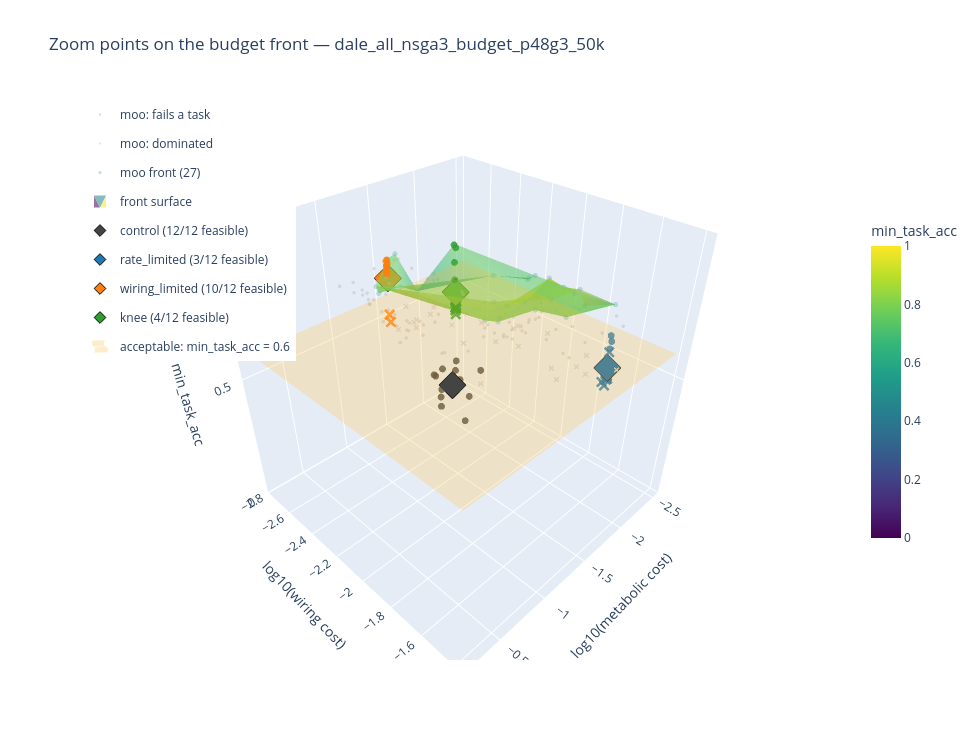

Here is the notebook cell this chart was saved with:
### Markdown cell above
## 0.1 The zoom points on the front (3D, interactive)

Background: every network of the `cmc.moo` run the points were picked from (`FRONT_DIR`; `None` = find the
run whose budgets match the zoom points). Light blue = front, silver = feasible but dominated, grey x = fails
the 0.6 cutoff. Coloured: every seed of each zoom point (x = infeasible seed); diamond = mean over seeds.
Coloured surface: the front, triangulated over (metabolic, wiring) and coloured by accuracy. Orange plane:
min_task_acc = 0.6. Accuracy axis 0-1. Drag to rotate, hover for values.

### Code cell
import plotly.graph_objects as go
from cmc.front import FEASIBLE_MIN_TASK_ACC, compute_front
from cmc.paths import MOO_RUNS_DIR

FRONT_DIR = None
OBJ = ("min_task_acc", "metabolic_cost", "wiring_cost")

def find_front_run():
    budgeted = {k: v for k, v in zsum["points"].items() if k in POINTS and v["rate_budget"] is not None}
    for run in sorted(MOO_RUNS_DIR.iterdir()):
        csv = run / "runs.csv"
        if not csv.exists() or "rate_budget" not in pd.read_csv(csv, nrows=1).columns:
            continue
        m = pd.read_csv(csv)
        if budgeted and all(np.any(np.isclose(m.rate_budget, v["rate_budget"]) & np.isclose(m.conn_budget, v["conn_budget"]))
                            for v in budgeted.values()):
            return run
    return None

FRONT_DIR = FRONT_DIR or find_front_run()
if FRONT_DIR is not None:
    moo = pd.read_csv(Path(FRONT_DIR) / "runs.csv").drop_duplicates(["x0", "x1"]).reset_index(drop=True)
    moo["is_feasible"] = moo.min_task_acc >= FEASIBLE_MIN_TASK_ACC
    moo["is_pareto"], _ = compute_front(moo.to_dict("records"), OBJ)
    print(f"front run: {Path(FRONT_DIR).name}  ({len(moo)} networks, {int(moo.is_feasible.sum())} feasible, "
          f"{int(moo.is_pareto.sum())} on the front)")
else:
    moo = pd.DataFrame(columns=list(OBJ) + ["conn_frac", "is_feasible", "is_pareto"])
    print("no moo run contains these budgets: plotting the zoom networks only")

def xyz(sub):
    return dict(x=np.log10(sub.metabolic_cost.astype(float)), y=np.log10(sub.wiring_cost.astype(float)),
                z=sub.min_task_acc.astype(float))

def hov(sub, label):
    seed = lambda r: f" seed {r.seed}" if hasattr(r, "seed") and label != "moo front" else ""
    budget = lambda r: (f"<br>budgets: rate {r.rate_budget:.4g}, wiring {r.conn_budget:.4g}"
                        if hasattr(r, "rate_budget") and pd.notna(r.rate_budget) else "")
    return [f"{label}{seed(r)}<br>min_task_acc={r.min_task_acc:.3f}<br>metabolic={r.metabolic_cost:.4f}  "
            f"wiring={r.wiring_cost:.4f}  conn_frac={r.conn_frac:.3f}{budget(r)}" for r in sub.itertuples()]

bad = moo[~moo.is_feasible.astype(bool)]
dom = moo[moo.is_feasible.astype(bool) & ~moo.is_pareto.astype(bool)]
fr = moo[moo.is_pareto.astype(bool)]
traces = [
    go.Scatter3d(**xyz(bad), mode="markers", name="moo: fails a task", marker=dict(size=2, color="lightgrey", symbol="x"), hoverinfo="skip"),
    go.Scatter3d(**xyz(dom), mode="markers", name="moo: dominated", marker=dict(size=2, color="silver", opacity=0.5), hoverinfo="skip"),
    go.Scatter3d(**xyz(fr), mode="markers", name=f"moo front ({len(fr)})", marker=dict(size=3, color="#9ecae1", opacity=0.7),
                 hovertext=hov(fr, "moo front"), hoverinfo="text"),
]
if len(fr) >= 3:
    # front as a surface: triangulated in the (metabolic, wiring) plane
    traces.append(go.Mesh3d(**xyz(fr), delaunayaxis="z", intensity=fr.min_task_acc.astype(float),
                            colorscale="Viridis", cmin=0, cmax=1, opacity=0.55, name="front surface",
                            showlegend=True, showscale=True, colorbar=dict(title="min_task_acc", x=1.02, len=0.6),
                            hoverinfo="skip"))
hex_ = lambda c: c if isinstance(c, str) else "#%02x%02x%02x" % tuple(int(255 * v) for v in c[:3])
for p in POINTS:
    sub = zoom[zoom.point == p]
    for feas_, sym in ((True, "circle"), (False, "x")):
        s_ = sub[sub.is_feasible == feas_]
        if len(s_):
            traces.append(go.Scatter3d(**xyz(s_), mode="markers", legendgroup=p, showlegend=False,
                                       marker=dict(size=4, color=hex_(COLORS[p]), symbol=sym, opacity=0.8),
                                       hovertext=hov(s_, p), hoverinfo="text"))
    m = sub[["metabolic_cost", "wiring_cost", "min_task_acc"]].mean()
    traces.append(go.Scatter3d(x=[np.log10(m.metabolic_cost)], y=[np.log10(m.wiring_cost)], z=[m.min_task_acc],
                               mode="markers", name=f"{p} ({int(sub.is_feasible.sum())}/{len(sub)} feasible)", legendgroup=p,
                               marker=dict(size=9, color=hex_(COLORS[p]), symbol="diamond", line=dict(color="black", width=1)),
                               hovertext=[f"{p} mean of {len(sub)} seeds<br>min_task_acc={m.min_task_acc:.3f} ± {sub.min_task_acc.std():.3f}"],
                               hoverinfo="text"))

allx = np.log10(pd.concat([moo.metabolic_cost, zoom.metabolic_cost]).astype(float))
ally = np.log10(pd.concat([moo.wiring_cost, zoom.wiring_cost]).astype(float))
pad = lambda v: (v.min() - 0.05 * (v.max() - v.min()), v.max() + 0.05 * (v.max() - v.min()))
(x0, x1), (y0, y1) = pad(allx), pad(ally)
traces.append(go.Surface(x=[x0, x1], y=[y0, y1], z=[[FEASIBLE_MIN_TASK_ACC] * 2] * 2,
                         colorscale=[[0, "orange"], [1, "orange"]], opacity=0.2, showscale=False,
                         name=f"acceptable: min_task_acc = {FEASIBLE_MIN_TASK_ACC}", showlegend=True, hoverinfo="skip"))
fig = go.Figure(traces)
fig.update_layout(title=f"Zoom points on the budget front — {Path(FRONT_DIR).name if FRONT_DIR else ZOOM_DIR.name}",
                  scene=dict(xaxis_title="log10(metabolic cost)", yaxis_title="log10(wiring cost)",
                             zaxis_title="min_task_acc", zaxis=dict(range=[0, 1]), aspectmode="cube"),
                  width=980, height=740, legend=dict(x=0.0, y=1.0))
fig.show()

### Figure 1 — Plotly figure (JSON) as saved in the notebook; plotly's stock layout.template omitted (floating-point values rounded to 4 significant figures)
{"data": [{"hoverinfo": "skip", "marker": {"color": "lightgrey", "size": 2, "symbol": "x"}, "mode": "markers", "name": "moo: fails a task", "type": "scatter3d", "x": [-1.159, -1.879, -2.239, -2.123, -2.144, -2.41, -1.692, -2.187, -2.097, -2.012, -1.786, -1.3, -1.793, -1.969, -2.312, -2.129, -2.026, -1.475, -1.906, -1.959, -1.553, -2.14, -2.24, -1.681, -2.078, -1.887], "y": [-2.066, -1.772, -2.225, -2.39, -1.558, -2.077, -2.626, -1.735, -1.755, -2.691, -2.326, -2.489, -2.692, -2.204, -2.616, -2.132, -2.443, -2.03, -2.485, -2.687, -2.602, -1.725, -1.654, -2.635, -2.117, -1.81], "z": [0.5344, 0.5016, 0.4984, 0.4938, 0.5578, 0.4906, 0.4781, 0.4734, 0.5141, 0.4953, 0.4859, 0.5781, 0.475, 0.4969, 0.5062, 0.4703, 0.5344, 0.4781, 0.4938, 0.4734, 0.5953, 0.5594, 0.4797, 0.5, 0.5672, 0.5312]}, {"hoverinfo": "skip", "marker": {"color": "silver", "opacity": 0.5, "size": 2}, "mode": "markers", "name": "moo: dominated", "type": "scatter3d", "x": [-1.547, -2.214, -1.028, -1.546, -1.915, -1.571, -0.7755, -1.528, -1.583, -1.346, -1.36, -1.329, -1.445, -0.9999, -1.546, -0.9712, -0.9336, -1.038, -2.07, -1.029, -0.9205, -1.481, -1.275, -1.013, -1.343, -1.158, -1.062, -1.056, -1.343, -0.9955, -1.07, -1.242, -0.995, -1.15, -1.496, -1.848, -2.049, -0.9387, -1.134, -1.108, -1.333, -1.861, -1.865, -1.038, -1.359, -1.374, -0.9527, -1.3, -1.014, -0.9246, -1.066, -1.356, -1.063, -1.071, -1.612, -1.124, -0.9702, -1.288, -1.034, -1.608, -1.792, -1.553, -1.074, -1.014, -1.521, -0.8745, -1.37, -0.9056, -1.312, -1.203, -0.9302, -1.589, -1.577, -1.329, -0.925, -1.631, -0.9028, -2.099, -1.436, -1.681, -1.071, -1.715, -1.033, -1.076, -0.9827, -0.9637, -0.8424, -1.486, -1.791, -1.509, -1.364], "y": [-1.581, -1.583, -2.218, -2.667, -2.166, -1.568, -1.847, -2.373, -2.563, -1.786, -1.62, -1.696, -2.393, -2.1, -1.813, -1.686, -2.144, -2.367, -1.947, -1.585, -2.202, -2.67, -1.618, -1.658, -2.41, -2.45, -2.625, -2.505, -1.813, -2.373, -2.567, -2.161, -2.57, -2.398, -2.394, -2.223, -1.784, -1.703, -1.916, -2.194, -2.349, -1.743, -1.559, -2.498, -1.713, -1.671, -2.286, -2.41, -2.217, -2.369, -1.665, -1.644, -1.649, -2.531, -2.234, -2.108, -1.955, -2.621, -2.398, -2.394, -1.68, -1.665, -1.65, -2.698, -2.097, -1.686, -1.583, -1.703, -1.816, -1.582, -2.226, -2.214, -2.659, -2.667, -1.617, -2.434, -2.141, -1.584, -2.66, -1.565, -2.568, -1.844, -2.491, -1.612, -2.093, -1.731, -2.103, -2.669, -2.223, -2.274, -2.595], "z": [0.8703, 0.6969, 0.7, 0.7578, 0.6516, 0.8641, 0.7844, 0.7562, 0.7469, 0.8156, 0.7906, 0.8359, 0.7438, 0.7594, 0.7219, 0.8594, 0.7641, 0.7828, 0.7219, 0.8859, 0.6828, 0.6781, 0.9172, 0.9156, 0.7438, 0.6859, 0.7547, 0.7094, 0.7438, 0.7281, 0.7234, 0.7375, 0.7422, 0.6844, 0.7609, 0.6656, 0.6656, 0.8844, 0.7031, 0.7266, 0.7609, 0.6141, 0.7406, 0.7297, 0.8172, 0.8422, 0.7375, 0.7344, 0.7375, 0.7812, 0.8812, 0.8734, 0.8641, 0.7391, 0.7391, 0.7453, 0.7156, 0.725, 0.6797, 0.7438, 0.6312, 0.8359, 0.8344, 0.7297, 0.7281, 0.8656, 0.8313, 0.9062, 0.7484, 0.9125, 0.7312, 0.7375, 0.7594, 0.7562, 0.8828, 0.75, 0.7469, 0.7516, 0.7078, 0.7406, 0.7406, 0.7312, 0.7156, 0.8828, 0.7297, 0.8625, 0.7422, 0.7578, 0.65, 0.6969, 0.7484]}, {"hoverinfo": "text", "hovertext": ["moo front<br>min_task_acc=0.761<br>metabolic=0.0123  wiring=0.0063  conn_frac=0.070<br>budgets: rate 0.007687, wiring 0.006294", "moo front<br>min_task_acc=0.786<br>metabolic=0.0655  wiring=0.0043  conn_frac=0.049<br>budgets: rate 0.05105, wiring 0.004274", "moo front<br>min_task_acc=0.870<br>metabolic=0.0568  wiring=0.0169  conn_frac=0.426<br>budgets: rate 0.03822, wiring 0.01685", "moo front<br>min_task_acc=0.755<br>metabolic=0.0073  wiring=0.0025  conn_frac=0.005<br>budgets: rate 0.004569, wiring 0.002494", "moo front<br>min_task_acc=0.786<br>metabolic=0.0479  wiring=0.0141  conn_frac=0.340<br>budgets: rate 0.03249, wiring 0.01405", "moo front<br>min_task_acc=0.722<br>metabolic=0.0063  wiring=0.0074  conn_frac=0.076<br>budgets: rate 0.003831, wiring 0.007382", "moo front<br>min_task_acc=0.739<br>metabolic=0.0059  wiring=0.0079  conn_frac=0.090<br>budgets: rate 0.003642, wiring 0.007925", "moo front<br>min_task_acc=0.936<br>metabolic=0.0531  wiring=0.0265  conn_frac=0.690<br>budgets: rate 0.03651, wiring 0.02731", "moo front<br>min_task_acc=0.767<br>metabolic=0.0252  wiring=0.0020  conn_frac=0.008<br>budgets: rate 0.01883, wiring 0.002008", "moo front<br>min_task_acc=0.825<br>metabolic=0.1137  wiring=0.0044  conn_frac=0.054<br>budgets: rate 0.09061, wiring 0.004371", "moo front<br>min_task_acc=0.858<br>metabolic=0.0219  wiring=0.0263  conn_frac=0.657<br>budgets: rate 0.01319, wiring 0.0263", "moo front<br>min_task_acc=0.831<br>metabolic=0.0309  wiring=0.0155  conn_frac=0.371<br>budgets: rate 0.01961, wiring 0.0155", "moo front<br>min_task_acc=0.820<br>metabolic=0.0547  wiring=0.0154  conn_frac=0.379<br>budgets: rate 0.03634, wiring 0.01538", "moo front<br>min_task_acc=0.930<br>metabolic=0.0536  wiring=0.0230  conn_frac=0.604<br>budgets: rate 0.03796, wiring 0.02303", "moo front<br>min_task_acc=0.917<br>metabolic=0.0267  wiring=0.0189  conn_frac=0.466<br>budgets: rate 0.01768, wiring 0.01889", "moo front<br>min_task_acc=0.742<br>metabolic=0.0071  wiring=0.0079  conn_frac=0.089<br>budgets: rate 0.004394, wiring 0.007948", "moo front<br>min_task_acc=0.781<br>metabolic=0.0191  wiring=0.0206  conn_frac=0.504<br>budgets: rate 0.01173, wiring 0.0206", "moo front<br>min_task_acc=0.812<br>metabolic=0.0651  wiring=0.0140  conn_frac=0.347<br>budgets: rate 0.0472, wiring 0.01405", "moo front<br>min_task_acc=0.602<br>metabolic=0.0162  wiring=0.0021  conn_frac=0.005<br>budgets: rate 0.01105, wiring 0.002132", "moo front<br>min_task_acc=0.927<br>metabolic=0.0916  wiring=0.0187  conn_frac=0.497<br>budgets: rate 0.06485, wiring 0.01871", "moo front<br>min_task_acc=0.766<br>metabolic=0.0066  wiring=0.0237  conn_frac=0.520<br>budgets: rate 0.003727, wiring 0.02366", "moo front<br>min_task_acc=0.783<br>metabolic=0.0230  wiring=0.0154  conn_frac=0.364<br>budgets: rate 0.01392, wiring 0.01537", "moo front<br>min_task_acc=0.919<br>metabolic=0.0295  wiring=0.0233  conn_frac=0.595<br>budgets: rate 0.01941, wiring 0.02326", "moo front<br>min_task_acc=0.787<br>metabolic=0.1006  wiring=0.0041  conn_frac=0.047<br>budgets: rate 0.08028, wiring 0.004113", "moo front<br>min_task_acc=0.923<br>metabolic=0.0274  wiring=0.0269  conn_frac=0.686<br>budgets: rate 0.01829, wiring 0.02918", "moo front<br>min_task_acc=0.767<br>metabolic=0.0080  wiring=0.0154  conn_frac=0.306<br>budgets: rate 0.004607, wiring 0.01542", "moo front<br>min_task_acc=0.759<br>metabolic=0.0310  wiring=0.0020  conn_frac=0.007<br>budgets: rate 0.02312, wiring 0.002002"], "marker": {"color": "#9ecae1", "opacity": 0.7, "size": 3}, "mode": "markers", "name": "moo front (27)", "type": "scatter3d", "x": [-1.908, -1.184, -1.246, -2.139, -1.32, -2.2, -2.229, -1.275, -1.598, -0.9442, -1.66, -1.51, -1.262, -1.271, -1.573, -2.147, -1.719, -1.186, -1.79, -1.038, -2.18, -1.638, -1.53, -0.9973, -1.563, -2.096, -1.508], "y": [-2.201, -2.369, -1.773, -2.603, -1.852, -2.132, -2.101, -1.577, -2.697, -2.359, -1.58, -1.81, -1.813, -1.638, -1.724, -2.1, -1.686, -1.852, -2.671, -1.728, -1.626, -1.813, -1.634, -2.386, -1.57, -1.812, -2.699], "z": [0.7609, 0.7859, 0.8703, 0.7547, 0.7859, 0.7219, 0.7391, 0.9359, 0.7672, 0.825, 0.8578, 0.8313, 0.8203, 0.9297, 0.9172, 0.7422, 0.7812, 0.8125, 0.6016, 0.9266, 0.7656, 0.7828, 0.9187, 0.7875, 0.9234, 0.7672, 0.7594]}, {"cmax": 1, "cmin": 0, "colorbar": {"len": 0.6, "title": {"text": "min_task_acc"}, "x": 1.02}, "colorscale": [[0, "#440154"], [0.1111, "#482878"], [0.2222, "#3e4989"], [0.3333, "#31688e"], [0.4444, "#26828e"], [0.5556, "#1f9e89"], [0.6667, "#35b779"], [0.7778, "#6ece58"], [0.8889, "#b5de2b"], [1, "#fde725"]], "delaunayaxis": "z", "hoverinfo": "skip", "intensity": [0.7609, 0.7859, 0.8703, 0.7547, 0.7859, 0.7219, 0.7391, 0.9359, 0.7672, 0.825, 0.8578, 0.8313, 0.8203, 0.9297, 0.9172, 0.7422, 0.7812, 0.8125, 0.6016, 0.9266, 0.7656, 0.7828, 0.9187, 0.7875, 0.9234, 0.7672, 0.7594], "name": "front surface", "opacity": 0.55, "showlegend": true, "showscale": true, "type": "mesh3d", "x": [-1.908, -1.184, -1.246, -2.139, -1.32, -2.2, -2.229, -1.275, -1.598, -0.9442, -1.66, -1.51, -1.262, -1.271, -1.573, -2.147, -1.719, -1.186, -1.79, -1.038, -2.18, -1.638, -1.53, -0.9973, -1.563, -2.096, -1.508], "y": [-2.201, -2.369, -1.773, -2.603, -1.852, -2.132, -2.101, -1.577, -2.697, -2.359, -1.58, -1.81, -1.813, -1.638, -1.724, -2.1, -1.686, -1.852, -2.671, -1.728, -1.626, -1.813, -1.634, -2.386, -1.57, -1.812, -2.699], "z": [0.7609, 0.7859, 0.8703, 0.7547, 0.7859, 0.7219, 0.7391, 0.9359, 0.7672, 0.825, 0.8578, 0.8313, 0.8203, 0.9297, 0.9172, 0.7422, 0.7812, 0.8125, 0.6016, 0.9266, 0.7656, 0.7828, 0.9187, 0.7875, 0.9234, 0.7672, 0.7594]}, {"hoverinfo": "text", "hovertext": ["control seed 0<br>min_task_acc=0.891<br>metabolic=0.4039  wiring=0.0249  conn_frac=0.702", "control seed 1<br>min_task_acc=0.927<br>metabolic=0.3639  wiring=0.0349  conn_frac=0.789", "control seed 2<br>min_task_acc=0.925<br>metabolic=0.4482  wiring=0.0305  conn_frac=0.763", "control seed 3<br>min_task_acc=0.786<br>metabolic=0.4139  wiring=0.0248  conn_frac=0.706", "control seed 4<br>min_task_acc=0.812<br>metabolic=0.4131  wiring=0.0247  conn_frac=0.702", "control seed 5<br>min_task_acc=0.875<br>metabolic=0.4375  wiring=0.0238  conn_frac=0.691", "control seed 6<br>min_task_acc=0.919<br>metabolic=0.3710  wiring=0.0274  conn_frac=0.728", "control seed 7<br>min_task_acc=0.869<br>metabolic=0.4931  wiring=0.0279  conn_frac=0.740", "control seed 8<br>min_task_acc=0.836<br>metabolic=0.3581  wiring=0.0309  conn_frac=0.760", "control seed 9<br>min_task_acc=0.875<br>metabolic=0.3727  wiring=0.0286  conn_frac=0.743", "control seed 10<br>min_task_acc=0.781<br>metabolic=0.4014  wiring=0.0316  conn_frac=0.769", "control seed 11<br>min_task_acc=0.878<br>metabolic=0.4481  wiring=0.0246  conn_frac=0.704"], "legendgroup": "control", "marker": {"color": "#444444", "opacity": 0.8, "size": 4, "symbol": "circle"}, "mode": "markers", "showlegend": false, "type": "scatter3d", "x": [-0.3937, -0.439, -0.3485, -0.3831, -0.384, -0.359, -0.4306, -0.3071, -0.446, -0.4286, -0.3964, -0.3486], "y": [-1.604, -1.457, -1.515, -1.606, -1.607, -1.623, -1.562, -1.554, -1.511, -1.543, -1.5, -1.609], "z": [0.8906, 0.9266, 0.925, 0.7859, 0.8125, 0.875, 0.9187, 0.8688, 0.8359, 0.875, 0.7812, 0.8781]}, {"hoverinfo": "text", "hovertext": ["control mean of 12 seeds<br>min_task_acc=0.864 ± 0.051"], "legendgroup": "control", "marker": {"color": "#444444", "line": {"color": "black", "width": 1}, "size": 9, "symbol": "diamond"}, "mode": "markers", "name": "control (12/12 feasible)", "type": "scatter3d", "x": [-0.3868], "y": [-1.555], "z": [0.8645]}, {"hoverinfo": "text", "hovertext": ["rate_limited seed 0<br>min_task_acc=0.606<br>metabolic=0.0064  wiring=0.0237  conn_frac=0.525<br>budgets: rate 0.003727, wiring 0.02366", "rate_limited seed 4<br>min_task_acc=0.631<br>metabolic=0.0062  wiring=0.0237  conn_frac=0.524<br>budgets: rate 0.003727, wiring 0.02366", "rate_limited seed 9<br>min_task_acc=0.656<br>metabolic=0.0066  wiring=0.0237  conn_frac=0.496<br>budgets: rate 0.003727, wiring 0.02366"], "legendgroup": "rate_limited", "marker": {"color": "#1f77b4", "opacity": 0.8, "size": 4, "symbol": "circle"}, "mode": "markers", "showlegend": false, "type": "scatter3d", "x": [-2.192, -2.204, -2.183], "y": [-1.626, -1.626, -1.626], "z": [0.6062, 0.6312, 0.6562]}, {"hoverinfo": "text", "hovertext": ["rate_limited seed 1<br>min_task_acc=0.489<br>metabolic=0.0072  wiring=0.0237  conn_frac=0.442<br>budgets: rate 0.003727, wiring 0.02366", "rate_limited seed 2<br>min_task_acc=0.489<br>metabolic=0.0063  wiring=0.0237  conn_frac=0.474<br>budgets: rate 0.003727, wiring 0.02366", "rate_limited seed 3<br>min_task_acc=0.486<br>metabolic=0.0060  wiring=0.0237  conn_frac=0.520<br>budgets: rate 0.003727, wiring 0.02366", "rate_limited seed 5<br>min_task_acc=0.486<br>metabolic=0.0063  wiring=0.0237  conn_frac=0.540<br>budgets: rate 0.003727, wiring 0.02366", "rate_limited seed 6<br>min_task_acc=0.594<br>metabolic=0.0064  wiring=0.0237  conn_frac=0.489<br>budgets: rate 0.003727, wiring 0.02366", "rate_limited seed 7<br>min_task_acc=0.466<br>metabolic=0.0065  wiring=0.0237  conn_frac=0.468<br>budgets: rate 0.003727, wiring 0.02366", "rate_limited seed 8<br>min_task_acc=0.497<br>metabolic=0.0062  wiring=0.0237  conn_frac=0.475<br>budgets: rate 0.003727, wiring 0.02366", "rate_limited seed 10<br>min_task_acc=0.500<br>metabolic=0.0061  wiring=0.0237  conn_frac=0.466<br>budgets: rate 0.003727, wiring 0.02366", "rate_limited seed 11<br>min_task_acc=0.511<br>metabolic=0.0065  wiring=0.0237  conn_frac=0.522<br>budgets: rate 0.003727, wiring 0.02366"], "legendgroup": "rate_limited", "marker": {"color": "#1f77b4", "opacity": 0.8, "size": 4, "symbol": "x"}, "mode": "markers", "showlegend": false, "type": "scatter3d", "x": [-2.142, -2.204, -2.22, -2.2, -2.192, -2.187, -2.209, -2.212, -2.185], "y": [-1.626, -1.626, -1.626, -1.626, -1.626, -1.626, -1.626, -1.626, -1.626], "z": [0.4891, 0.4891, 0.4859, 0.4859, 0.5938, 0.4656, 0.4969, 0.5, 0.5109]}, {"hoverinfo": "text", "hovertext": ["rate_limited mean of 12 seeds<br>min_task_acc=0.534 ± 0.067"], "legendgroup": "rate_limited", "marker": {"color": "#1f77b4", "line": {"color": "black", "width": 1}, "size": 9, "symbol": "diamond"}, "mode": "markers", "name": "rate_limited (3/12 feasible)", "type": "scatter3d", "x": [-2.194], "y": [-1.626], "z": [0.5342]}, {"hoverinfo": "text", "hovertext": ["wiring_limited seed 0<br>min_task_acc=0.659<br>metabolic=0.0311  wiring=0.0020  conn_frac=0.007<br>budgets: rate 0.02312, wiring 0.002002", "wiring_limited seed 1<br>min_task_acc=0.720<br>metabolic=0.0319  wiring=0.0020  conn_frac=0.006<br>budgets: rate 0.02312, wiring 0.002002", "wiring_limited seed 2<br>min_task_acc=0.744<br>metabolic=0.0309  wiring=0.0020  conn_frac=0.006<br>budgets: rate 0.02312, wiring 0.002002", "wiring_limited seed 3<br>min_task_acc=0.738<br>metabolic=0.0316  wiring=0.0020  conn_frac=0.006<br>budgets: rate 0.02312, wiring 0.002002", "wiring_limited seed 4<br>min_task_acc=0.756<br>metabolic=0.0311  wiring=0.0020  conn_frac=0.006<br>budgets: rate 0.02312, wiring 0.002002", "wiring_limited seed 5<br>min_task_acc=0.716<br>metabolic=0.0321  wiring=0.0020  conn_frac=0.006<br>budgets: rate 0.02312, wiring 0.002002", "wiring_limited seed 6<br>min_task_acc=0.753<br>metabolic=0.0317  wiring=0.0020  conn_frac=0.006<br>budgets: rate 0.02312, wiring 0.002002", "wiring_limited seed 7<br>min_task_acc=0.681<br>metabolic=0.0301  wiring=0.0020  conn_frac=0.007<br>budgets: rate 0.02312, wiring 0.002002", "wiring_limited seed 10<br>min_task_acc=0.734<br>metabolic=0.0316  wiring=0.0020  conn_frac=0.005<br>budgets: rate 0.02312, wiring 0.002002", "wiring_limited seed 11<br>min_task_acc=0.705<br>metabolic=0.0317  wiring=0.0020  conn_frac=0.008<br>budgets: rate 0.02312, wiring 0.002002"], "legendgroup": "wiring_limited", "marker": {"color": "#ff7f0e", "opacity": 0.8, "size": 4, "symbol": "circle"}, "mode": "markers", "showlegend": false, "type": "scatter3d", "x": [-1.508, -1.496, -1.51, -1.5, -1.507, -1.493, -1.498, -1.521, -1.5, -1.499], "y": [-2.699, -2.699, -2.699, -2.699, -2.699, -2.699, -2.699, -2.699, -2.699, -2.699], "z": [0.6594, 0.7203, 0.7438, 0.7375, 0.7562, 0.7156, 0.7531, 0.6813, 0.7344, 0.7047]}, {"hoverinfo": "text", "hovertext": ["wiring_limited seed 8<br>min_task_acc=0.545<br>metabolic=0.0318  wiring=0.0020  conn_frac=0.005<br>budgets: rate 0.02312, wiring 0.002002", "wiring_limited seed 9<br>min_task_acc=0.512<br>metabolic=0.0312  wiring=0.0020  conn_frac=0.007<br>budgets: rate 0.02312, wiring 0.002002"], "legendgroup": "wiring_limited", "marker": {"color": "#ff7f0e", "opacity": 0.8, "size": 4, "symbol": "x"}, "mode": "markers", "showlegend": false, "type": "scatter3d", "x": [-1.498, -1.506], "y": [-2.699, -2.699], "z": [0.5453, 0.5125]}, {"hoverinfo": "text", "hovertext": ["wiring_limited mean of 12 seeds<br>min_task_acc=0.689 ± 0.080"], "legendgroup": "wiring_limited", "marker": {"color": "#ff7f0e", "line": {"color": "black", "width": 1}, "size": 9, "symbol": "diamond"}, "mode": "markers", "name": "wiring_limited (10/12 feasible)", "type": "scatter3d", "x": [-1.503], "y": [-2.699], "z": [0.6887]}, {"hoverinfo": "text", "hovertext": ["knee seed 0<br>min_task_acc=0.738<br>metabolic=0.0070  wiring=0.0025  conn_frac=0.005<br>budgets: rate 0.004569, wiring 0.002494", "knee seed 8<br>min_task_acc=0.683<br>metabolic=0.0072  wiring=0.0025  conn_frac=0.005<br>budgets: rate 0.004569, wiring 0.002494", "knee seed 10<br>min_task_acc=0.752<br>metabolic=0.0073  wiring=0.0025  conn_frac=0.004<br>budgets: rate 0.004569, wiring 0.002494", "knee seed 11<br>min_task_acc=0.613<br>metabolic=0.0072  wiring=0.0025  conn_frac=0.006<br>budgets: rate 0.004569, wiring 0.002494"], "legendgroup": "knee", "marker": {"color": "#2ca02c", "opacity": 0.8, "size": 4, "symbol": "circle"}, "mode": "markers", "showlegend": false, "type": "scatter3d", "x": [-2.157, -2.14, -2.136, -2.142], "y": [-2.603, -2.603, -2.603, -2.603], "z": [0.7375, 0.6828, 0.7516, 0.6125]}, {"hoverinfo": "text", "hovertext": ["knee seed 1<br>min_task_acc=0.466<br>metabolic=0.0071  wiring=0.0025  conn_frac=0.007<br>budgets: rate 0.004569, wiring 0.002494", "knee seed 2<br>min_task_acc=0.495<br>metabolic=0.0071  wiring=0.0025  conn_frac=0.005<br>budgets: rate 0.004569, wiring 0.002494", "knee seed 3<br>min_task_acc=0.494<br>metabolic=0.0071  wiring=0.0025  conn_frac=0.005<br>budgets: rate 0.004569, wiring 0.002494", "knee seed 4<br>min_task_acc=0.528<br>metabolic=0.0071  wiring=0.0025  conn_frac=0.006<br>budgets: rate 0.004569, wiring 0.002494", "knee seed 5<br>min_task_acc=0.492<br>metabolic=0.0071  wiring=0.0025  conn_frac=0.005<br>budgets: rate 0.004569, wiring 0.002494", "knee seed 6<br>min_task_acc=0.487<br>metabolic=0.0069  wiring=0.0025  conn_frac=0.005<br>budgets: rate 0.004569, wiring 0.002494", "knee seed 7<br>min_task_acc=0.502<br>metabolic=0.0069  wiring=0.0025  conn_frac=0.007<br>budgets: rate 0.004569, wiring 0.002494", "knee seed 9<br>min_task_acc=0.483<br>metabolic=0.0071  wiring=0.0025  conn_frac=0.005<br>budgets: rate 0.004569, wiring 0.002494"], "legendgroup": "knee", "marker": {"color": "#2ca02c", "opacity": 0.8, "size": 4, "symbol": "x"}, "mode": "markers", "showlegend": false, "type": "scatter3d", "x": [-2.151, -2.147, -2.148, -2.147, -2.15, -2.16, -2.16, -2.147], "y": [-2.603, -2.603, -2.603, -2.603, -2.603, -2.603, -2.603, -2.603], "z": [0.4656, 0.4953, 0.4938, 0.5281, 0.4922, 0.4875, 0.5016, 0.4828]}, {"hoverinfo": "text", "hovertext": ["knee mean of 12 seeds<br>min_task_acc=0.561 ± 0.106"], "legendgroup": "knee", "marker": {"color": "#2ca02c", "line": {"color": "black", "width": 1}, "size": 9, "symbol": "diamond"}, "mode": "markers", "name": "knee (4/12 feasible)", "type": "scatter3d", "x": [-2.149], "y": [-2.603], "z": [0.5609]}, {"colorscale": [[0, "orange"], [1, "orange"]], "hoverinfo": "skip", "name": "acceptable: min_task_acc = 0.6", "opacity": 0.2, "showlegend": true, "showscale": false, "type": "surface", "x": [-2.515, -0.2019], "y": [-2.761, -1.395], "z": [[0.6, 0.6], [0.6, 0.6]]}], "layout": {"height": 740, "legend": {"x": 0, "y": 1}, "scene": {"aspectmode": "cube", "xaxis": {"title": {"text": "log10(metabolic cost)"}}, "yaxis": {"title": {"text": "log10(wiring cost)"}}, "zaxis": {"range": [0, 1], "title": {"text": "min_task_acc"}}}, "title": {"text": "Zoom points on the budget front — dale_all_nsga3_budget_p48g3_50k"}, "width": 980}}
